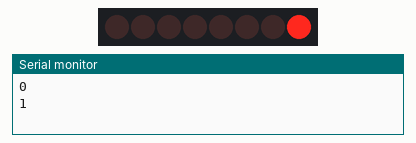
Simulated run of this sketch. Board: Arduino Uno, built with avr-gcc and run on an emulated ATmega328P. Shown: 8 shift-register outputs drawn as a row of LEDs (first output left, lit = HIGH), the last lines printed to the serial monitor. Wiring (inferred from the names in the program): shift register (74HC595): data pin 12; shift clock pin 9; latch pin 11. Wiring (inferred from the signals the program sends): row of LEDs: on Q0, Q1, Q2, Q3, Q4, Q5, Q6, Q7.

Above: at 1.1 s.
At 5.1 s:
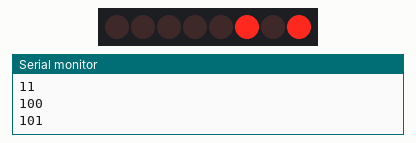
At 10.1 s:
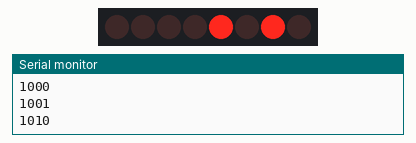
At 20.1 s:
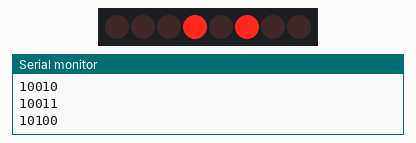
At 29.1 s:
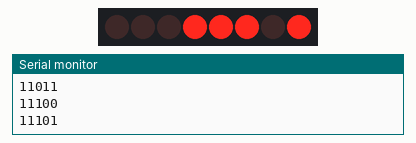
At 39.1 s:
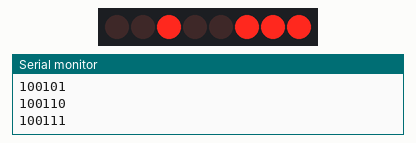
Timing chart, 0 to 40.0 s (numbered marks = the images above):
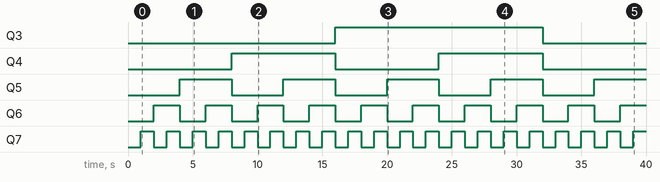

The sketch:

binay_counter_74HC595_SERIAL_TO_PARALLEL_SHIFT_REGISTER.ino
```cpp
int latchPin=11;
int clockPin=9;
int dataPin=12;
int delayTime=1000; // 1sec

byte LEDs=0b00000000;

void setup() {

Serial.begin(9600);
pinMode(latchPin,OUTPUT);
pinMode(dataPin,OUTPUT);
pinMode(clockPin,OUTPUT);

}

void loop() {

digitalWrite(latchPin,LOW);
shiftOut(dataPin,clockPin,LSBFIRST,LEDs);
digitalWrite(latchPin,HIGH);

Serial.println(LEDs,BIN);
delay(delayTime);
LEDs=LEDs+1;

}
```

Measured:
- by itself, Q3: LOW → HIGH at 16.0 s, → LOW 16.0 s later
- by itself, Q4: alternates HIGH for 8.0 s and LOW for 8.0 s
- by itself, Q5: alternates HIGH for 4.0 s and LOW for 4.0 s
- by itself, Q6: alternates HIGH for 2.0 s and LOW for 2.0 s
- by itself, Q7: alternates HIGH for 1.0 s and LOW for 1.0 s
